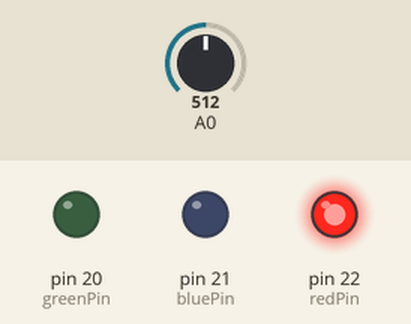
Simulated run of this sketch. Board: Arduino Mega 2560, built with avr-gcc and run on an emulated ATmega2560. Shown: output pins drawn as LEDs (lit = HIGH). Inputs (shaded band) come from the test bench; at power-on: A0 = 512.

Above: at 1.2 s.
1.3 s: A0 set to 504
At 2.5 s:
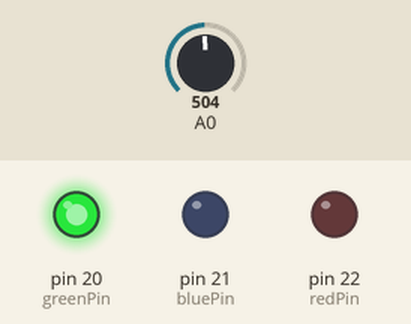
2.8 s: A0 set to 716
At 3.7 s:
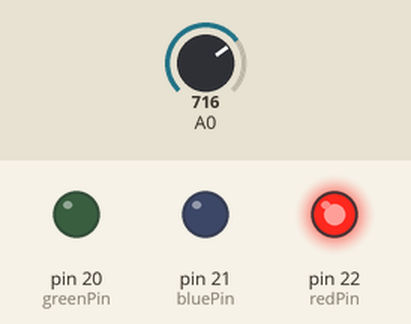
4.3 s: A0 set to 511
At 5.7 s:
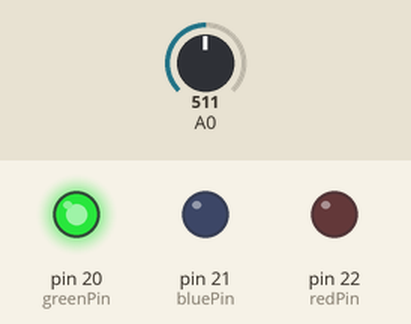
Timing chart, 0 to 7.3 s (numbered marks = the images above; inputs shaded):
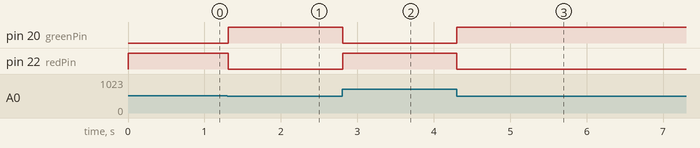

Measured:
- the behaviour switches between 512 and 511 on A0 (found by bisection; images 0 and 1)
- after the input at 1.3 s, pin 20 (greenPin): LOW → HIGH at once; pin 22 (redPin): HIGH → LOW at once
- after the input at 2.8 s, pin 20 (greenPin): HIGH → LOW at once; pin 22 (redPin): LOW → HIGH at once
- after the input at 4.3 s, pin 20 (greenPin): LOW → HIGH at once; pin 22 (redPin): HIGH → LOW at once

The sketch:

Lab6Demo1.ino
```cpp
int redPin =  22;
int greenPin =  20;
int bluePin =  21;

void setup()   {
  pinMode(redPin, OUTPUT);
  pinMode(greenPin, OUTPUT);
  pinMode(bluePin, OUTPUT);
}

int redIntensity = 0;

void loop()
{
  // read the pot position
  redIntensity = analogRead(0) / 4;

  // set all 3 pins to the desired intensity
  analogWrite(redPin, redIntensity);
  analogWrite(greenPin, 255 - redIntensity);
  analogWrite(bluePin, 0);

  // remain at this color, but not for very long
  delay(10);
}
```
